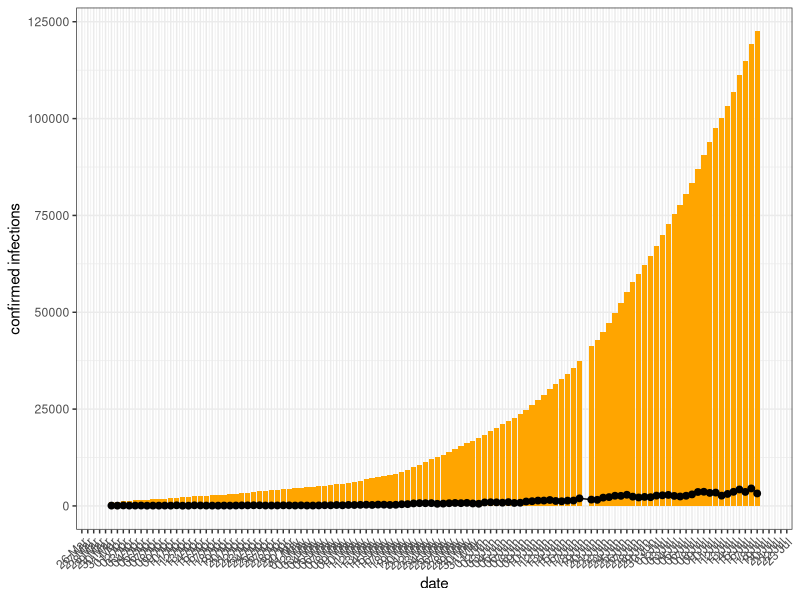

Reproduce this figure in R. (Note: this script raises an error after producing the figure.)
## ---- chunk 1
knitr::opts_chunk$set(echo = TRUE)
## ---- chunk 2
setwd("/home/harpo/Dropbox/ongoing-work/git-repos/COVID19/dataset/")
suppressMessages(library(ggplot2))
suppressMessages(library(dplyr))
suppressMessages(library(readr))
suppressMessages(library(lubridate))
library(tidyr)
library(tibble)
covid19_arg<-read_csv("covid19_argentina.csv")
## ---- chunk 3
names(covid19_arg)[1:34]
## ---- chunk 4
covid19_arg<-read_csv("covid19_argentina.csv")
## ---- chunk 5
covid19_arg<-covid19_arg %>% mutate(date=ymd(date))
covid19_arg %>% ggplot()+
  geom_col(aes(x=date,y=total_infectados),fill='orange')+
  geom_line(aes(x=date,y= total_casos_nuevos),fill='green')+
  geom_point(aes(x=date,y=total_casos_nuevos),fill='green',size=2)+
    ylab("confirmed infections")+
  theme_bw()+
    scale_x_date(date_breaks = "1 day", date_labels = "%d %b")+
  theme(axis.text.x = element_text(angle = 45, hjust = 1))+
  ggsave("images/total.png",height = 2,width = 6)
## ---- chunk 6
covid19_arg %>% ggplot()+
  geom_col(aes(x=date,y=total_fallecidos),fill='red')+
  #geom_line(aes(x=date,y=total_),fill='green')+
  #geom_point(aes(x=date,y=new_deaths),fill='green',size=2)+
    ylab("confirmed deaths")+
  scale_x_date(date_breaks = "1 day", date_labels = "%d %b")+
  theme_bw()+
  theme(axis.text.x = element_text(angle = 45, hjust = 1))+
  ggsave("images/totaldeaths.png",height = 2,width =6)
## ---- chunk 7

covid19_arg[,c(10:33)] %>% replace(is.na(.), 0) %>% tibble::add_column(date=covid19_arg$date) %>%
  pivot_longer(-date,names_to = "Province", values_to = "total") %>% group_by(Province) %>% summarise(total_cases=sum(total)) %>% arrange((total_cases)) %>%
   ggplot()+
  geom_col(aes(x=Province,y=total_cases),fill='orange')+
    ylab("confirmed infections")+
  #scale_x_date(date_breaks = "1 day", date_labels = "%d %b")+
  theme_bw()+
  theme(axis.text.x = element_text(angle = 45, hjust = 1))+
  ggsave("images/deathsperprovinces.png",height = 2,width =6)
## ---- chunk 8

top_5<-covid19_arg[,c(10:33)] %>% replace(is.na(.), 0) %>% tibble::add_column(date=covid19_arg$date) %>%
  pivot_longer(-date,names_to = "Province", values_to = "total") %>% group_by(Province) %>% summarise(total_cases=sum(total)) %>%  top_n(5) %>% select(Province)

covid19_arg[,c(10:33)] %>% replace(is.na(.), 0) %>% tibble::add_column(date=covid19_arg$date) %>%group_by(date) %>%
  pivot_longer(-date,names_to = "Province", values_to = "new_cases") %>% group_by(Province) %>% mutate(cumulative_cases=cumsum(new_cases)) %>% arrange(desc(cumulative_cases)) %>% filter( Province %in% unlist(as.list(top_5))) %>% 

  ggplot()+
  geom_line(aes(x=date,y=cumulative_cases,color=Province))+
  geom_point(aes(x=date,y=cumulative_cases,color=Province),size=2)+
  #geom_line(aes(x=date,y=total))+
  ylab("cumulative infections per day [log]")+
   scale_x_date(date_breaks = "1 day", date_labels = "%d %b")+
  theme_bw()+
  scale_y_continuous(trans='log10')+
  theme(axis.text.x = element_text(angle = 45, hjust = 1))+
  ggsave("images/cumulativeperprovincestop5.png",height = 2,width =6)


## ---- chunk 9

top_5<-covid19_arg[,c(10:33)] %>% replace(is.na(.), 0) %>% tibble::add_column(date=covid19_arg$date) %>%
  pivot_longer(-date,names_to = "Province", values_to = "total") %>% group_by(Province) %>% summarise(total_cases=sum(total)) %>%  top_n(6) %>% select(Province)

covid19_arg[,c(10:33)] %>% replace(is.na(.), 0) %>% tibble::add_column(date=covid19_arg$date) %>%
  pivot_longer(-date,names_to = "Province", values_to = "total") %>% filter( Province %in% unlist(as.list(top_5))) %>% 
ggplot()+
  geom_col(aes(x=date,y=total))+
  #geom_point(aes(x=date,y=total,color=Province),size=2)+
  #geom_line(aes(x=date,y=total))+
  ylab("new infections per day")+
   scale_x_date(date_breaks = "1 day", date_labels = "%d %b")+
  theme_bw()+
  theme(axis.text.x = element_text(angle = 45, hjust = 1))+
  facet_wrap(~Province, ncol = 3,scales = "free")+
  ggsave("images/totalprovinces.png",height = 4,width =6)
